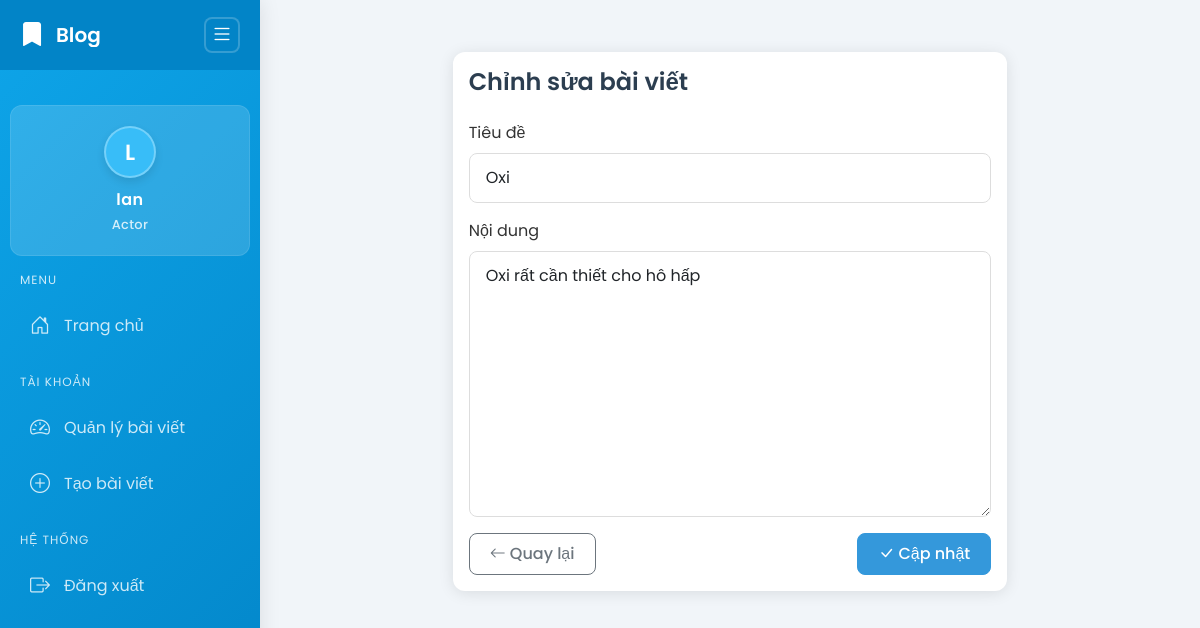
The page /actor/post/8/edit (signed in) on the database its author committed.
### app/models/actor.py (models this page shows, shortened)
class Actor(UserMixin, db.Model):
    id = db.Column(db.Integer, primary_key=True)
    username = db.Column(db.String(64), unique=True, nullable=False)
    email = db.Column(db.String(120), unique=True, nullable=False)
    password_hash = db.Column(db.String(128))
    name = db.Column(db.String(64))
    bio = db.Column(db.Text)
    avatar = db.Column(db.String(120), default='default_actor.jpg')
    created_at = db.Column(db.DateTime, default=datetime.utcnow)
    posts = db.relationship('Post', backref='author', lazy='dynamic')

### app/models/post.py (models this page shows)
class Post(db.Model):
    id = db.Column(db.Integer, primary_key=True)
    title = db.Column(db.String(200), nullable=False)
    content = db.Column(db.Text, nullable=False)
    image_url = db.Column(db.String(200))  # URL hình ảnh từ picsum.photos
    created_at = db.Column(db.DateTime, default=datetime.utcnow)
    updated_at = db.Column(db.DateTime, default=datetime.utcnow, onupdate=datetime.utcnow)
    actor_id = db.Column(db.Integer, db.ForeignKey('actor.id'), nullable=False)
    comments = db.relationship('Comment', backref='post', lazy='dynamic', cascade='all, delete-orphan')

### app/routes/actor_routes.py (the view)
@actor_bp.route('/post/<int:post_id>/edit', methods=['GET', 'POST'])
@login_required
def edit_post(post_id):
    post = Post.query.get_or_404(post_id)
    if post.actor_id != current_user.id:
        flash('Bạn không có quyền chỉnh sửa bài viết này')
        return redirect(url_for('blog.home'))
    if request.method == 'POST':
        post.title = request.form.get('title')
        post.content = request.form.get('content')
        db.session.commit()
        flash('Bài viết đã được cập nhật!')
        return redirect(url_for('actor.dashboard'))
    return render_template('actor/edit_post.html', post=post)

### app/__init__.py (called while the page is built)
def create_app(config_class=Config):
    app = Flask(__name__)
    app.config.from_object(config_class)
    db.init_app(app)
    login_manager.init_app(app)
    @login_manager.user_loader
    def load_user(user_id):
        from app.models.actor import Actor
        actor = Actor.query.get(int(user_id))
        if actor:
            return actor
        from app.models.user import User
        return User.query.get(int(user_id))
    from app.routes.auth_routes import auth_bp
    from app.routes.actor_routes import actor_bp
    from app.routes.user_routes import user_bp
    from app.routes.blog_routes import blog_bp
    app.register_blueprint(auth_bp, url_prefix='/auth')
    app.register_blueprint(actor_bp, url_prefix='/actor')
    app.register_blueprint(user_bp, url_prefix='/user')
    app.register_blueprint(blog_bp, url_prefix='/')
    return app

### app/templates/actor/edit_post.html (shortened to what this page needs)
{% extends "base.html" %}
{% block content %}
<div class="container">
    <div class="row justify-content-center">
        <div class="col-md-8">
            <div class="card">
                <div class="card-body">
                    <h2 class="card-title mb-4">Chỉnh sửa bài viết</h2>
                    <form method="post">
                        <div class="mb-3">
                            <label for="title" class="form-label">Tiêu đề</label>
                            <input type="text" class="form-control" id="title" name="title" value="{{ post.title }}" required>
                        </div>
                        <div class="mb-3">
                            <label for="content" class="form-label">Nội dung</label>
                            <textarea class="form-control" id="content" name="content" rows="10" required>{{ post.content }}</textarea>
                        </div>
                        <div class="d-flex justify-content-between">
                            <a href="{{ url_for('actor.dashboard') }}" class="btn btn-outline-secondary">
                                <i class="bi bi-arrow-left"></i> Quay lại
                            </a>
                            <button type="submit" class="btn btn-primary">
                                <i class="bi bi-check-lg"></i> Cập nhật
                            </button>
                        </div>
                    </form>
                </div>
            </div>
        </div>
    </div>
</div>
{% endblock %}

### app/templates/base.html (shortened to what this page needs)
<!DOCTYPE html>
<html lang="vi">
<head>
    <link href="https://cdn.jsdelivr.net/npm/bootstrap@5.1.3/dist/css/bootstrap.min.css" rel="stylesheet">
    <link href="https://cdn.jsdelivr.net/npm/bootstrap-icons@1.7.2/font/bootstrap-icons.css" rel="stylesheet">
    <link href="{{ url_for('static', filename='css/main.css') }}" rel="stylesheet">
    <link href="{{ url_for('static', filename='css/sidebar.css') }}" rel="stylesheet">
</head>
<body>
    <div class="wrapper">
        <nav id="sidebar" class="sidebar">
            <div class="sidebar-header">
                <div class="logo-container">
                    <i class="bi bi-bookmark-fill"></i>
                    <h3>Blog</h3>
                </div>
                <button type="button" id="sidebarCollapse" class="sidebar-collapse-btn">
                    <i class="bi bi-list"></i>
                </button>
            </div>
            <div class="sidebar-content">
                {% if current_user.is_authenticated %}
                    <div class="user-info">
                        <div class="text-avatar">{{ current_user.username[0] }}</div>
                        <h5>{{ current_user.name or current_user.username }}</h5>
                        <p class="user-role">{{ current_user.__class__.__name__ }}</p>
                    </div>
                {% endif %}
                <div class="nav-section">
                    <div class="nav-section-title">Menu</div>
                    <ul class="list-unstyled components">
                        <li>
                            <a href="{{ url_for('blog.home') }}" class="nav-link {% if request.endpoint == 'blog.home' %}active{% endif %}" data-tooltip="Trang chủ">
                                <i class="bi bi-house-door"></i>
                                <span>Trang chủ</span>
                            </a>
                        </li>
                    </ul>
                </div>
                {% if current_user.is_authenticated %}
                    <div class="nav-section">
                        <div class="nav-section-title">Tài khoản</div>
                        <ul class="list-unstyled components">
                            {% if current_user.__class__.__name__ == 'Actor' %}
                                <li>
                                    <a href="{{ url_for('actor.dashboard') }}" class="nav-link {% if request.endpoint == 'actor.dashboard' %}active{% endif %}" data-tooltip="Quản lý bài viết">
                                        <i class="bi bi-speedometer2"></i>
                                        <span>Quản lý bài viết</span>
                                    </a>
                                </li>
                                <li>
                                    <a href="{{ url_for('actor.create_post') }}" class="nav-link {% if request.endpoint == 'actor.create_post' %}active{% endif %}" data-tooltip="Tạo bài viết">
                                        <i class="bi bi-plus-circle"></i>
                                        <span>Tạo bài viết</span>
                                    </a>
                                </li>
                            {% endif %}
                        </ul>
                    </div>
                    <div class="nav-section">
                        <div class="nav-section-title">Hệ thống</div>
                        <ul class="list-unstyled components">
                            <li>
                                <a href="{{ url_for('auth.logout') }}" class="nav-link" data-tooltip="Đăng xuất">
                                    <i class="bi bi-box-arrow-right"></i>
                                    <span>Đăng xuất</span>
                                </a>
                            </li>
                        </ul>
                    </div>
                {% endif %}
            </div>
        </nav>
        <div id="content" class="content">
            <div class="container-fluid">
                {% block content %}{% endblock %}
            </div>
        </div>
    </div>
</body>
</html>

### app/static/css/main.css (style rules this page uses)
body { background-color: #f8f9fa; color: #333; font-family: 'Segoe UI', system-ui, -apple-system, sans-serif; }
.container { max-width: 1200px; padding: 2rem 1rem; }
.card { border: none; box-shadow: 0 2px 15px rgba(0,0,0,0.1); transition: all 0.3s ease; margin-bottom: 25px; border-radius: 12px; overflow: hidden; }
.card-title { font-size: 1.5rem; font-weight: 600; color: #2c3e50; margin-bottom: 15px; }
.btn { padding: 0.5rem 1.25rem; border-radius: 8px; font-weight: 500; transition: all 0.3s ease; }
.btn-primary { background-color: #3498db; border-color: #3498db; }
.text-avatar { width: 40px; height: 40px; border-radius: 50%; background-color: #3498db; color: white; display: flex; align-items: center; justify-content: center; font-weight: bold; text-transform: uppercase; font-size: 1.2rem; box-shadow: 0 2px 8px rgba(0,0,0,0.1); }
.form-control { border-radius: 8px; border: 1px solid #ddd; padding: 0.75rem 1rem; transition: all 0.3s ease; }
textarea.form-control { min-height: 120px; }

### app/static/css/sidebar.css (style rules this page uses)
:root { --sidebar-width: 260px; --sidebar-collapsed-width: 70px; --primary-color: #0ea5e9; --primary-dark: #0284c7; --primary-light: #38bdf8; --text-white: #ffffff; --text-light: rgba(255, 255, 255, 0.8); --bg-hover: rgba(255, 255, 255, 0.15); }
body { min-height: 100vh; margin: 0; padding: 0; background: #f1f5f9; font-family: 'Poppins', sans-serif; }
.wrapper { display: flex; min-height: 100vh; }
.sidebar { width: var(--sidebar-width); background: linear-gradient(135deg, var(--primary-color) 0%, var(--primary-dark) 100%); position: fixed; top: 0; left: 0; height: 100vh; display: flex; flex-direction: column; transition: width 0.3s ease; z-index: 1000; box-shadow: 0 0 20px rgba(0, 0, 0, 0.1); }
.sidebar-header { height: 70px; display: flex; align-items: center; padding: 0 20px; background: var(--primary-dark); }
.logo-container { display: flex; align-items: center; gap: 12px; flex: 1; }
.logo-container i { font-size: 24px; color: var(--text-white); min-width: 24px; }
.logo-container h3 { color: var(--text-white); margin: 0; font-size: 20px; font-weight: 600; white-space: nowrap; overflow: hidden; }
.sidebar-content { flex: 1; overflow-y: auto; padding: 20px 0; }
.nav-section { margin-bottom: 20px; }
.nav-section-title { color: var(--text-light); font-size: 12px; text-transform: uppercase; letter-spacing: 1px; padding: 0 20px; margin-bottom: 10px; }
.nav-link { display: flex; align-items: center; padding: 12px 20px; color: var(--text-light); text-decoration: none; transition: all 0.3s ease; margin: 2px 8px; border-radius: 8px; white-space: nowrap; overflow: hidden; }
.nav-link i { font-size: 20px; min-width: 24px; margin-right: 12px; text-align: center; transition: all 0.3s ease; }
.nav-link span { transition: opacity 0.3s ease; }
.user-info { padding: 20px; margin: 15px 10px; background: var(--bg-hover); border-radius: 12px; color: var(--text-white); border: 1px solid rgba(255, 255, 255, 0.1); transition: all 0.3s ease; display: flex; flex-direction: column; align-items: center; text-align: center; }
.text-avatar { width: 52px; height: 52px; background: var(--primary-light); border-radius: 50%; display: flex; align-items: center; justify-content: center; font-size: 22px; font-weight: 600; margin-bottom: 12px; border: 2px solid rgba(255, 255, 255, 0.3); box-shadow: 0 4px 8px rgba(0, 0, 0, 0.1); transition: all 0.3s ease; flex-shrink: 0; }
.user-info h5 { margin: 0; font-size: 16px; font-weight: 600; letter-spacing: 0.5px; }
.user-info .user-role { font-size: 13px; color: var(--text-light); margin: 6px 0 0; font-weight: 500; letter-spacing: 0.3px; }
.sidebar-collapse-btn { background: var(--primary-dark); border: 2px solid rgba(255, 255, 255, 0.2); color: var(--text-white); padding: 8px; width: 36px; height: 36px; cursor: pointer; display: flex; align-items: center; justify-content: center; transition: all 0.3s ease; border-radius: 8px; margin-left: 10px; position: relative; z-index: 1001; }
.sidebar-collapse-btn i { font-size: 22px; transition: all 0.3s ease; }
.sidebar.collapsed .sidebar-collapse-btn i, .sidebar:not(.collapsed) .sidebar-collapse-btn i { transform: none; }
.content { flex: 1; margin-left: var(--sidebar-width); padding: 20px; transition: margin-left 0.3s ease; min-height: 100vh; background: #f1f5f9; }

### rows shown on the page
Actor: username "L", name+username "lan"
Post: title "Oxi", content "Oxi rất cần thiết cho hô hấp"

### other values the page prints
{{ current_user.__class__.__name__ }} "Actor"
